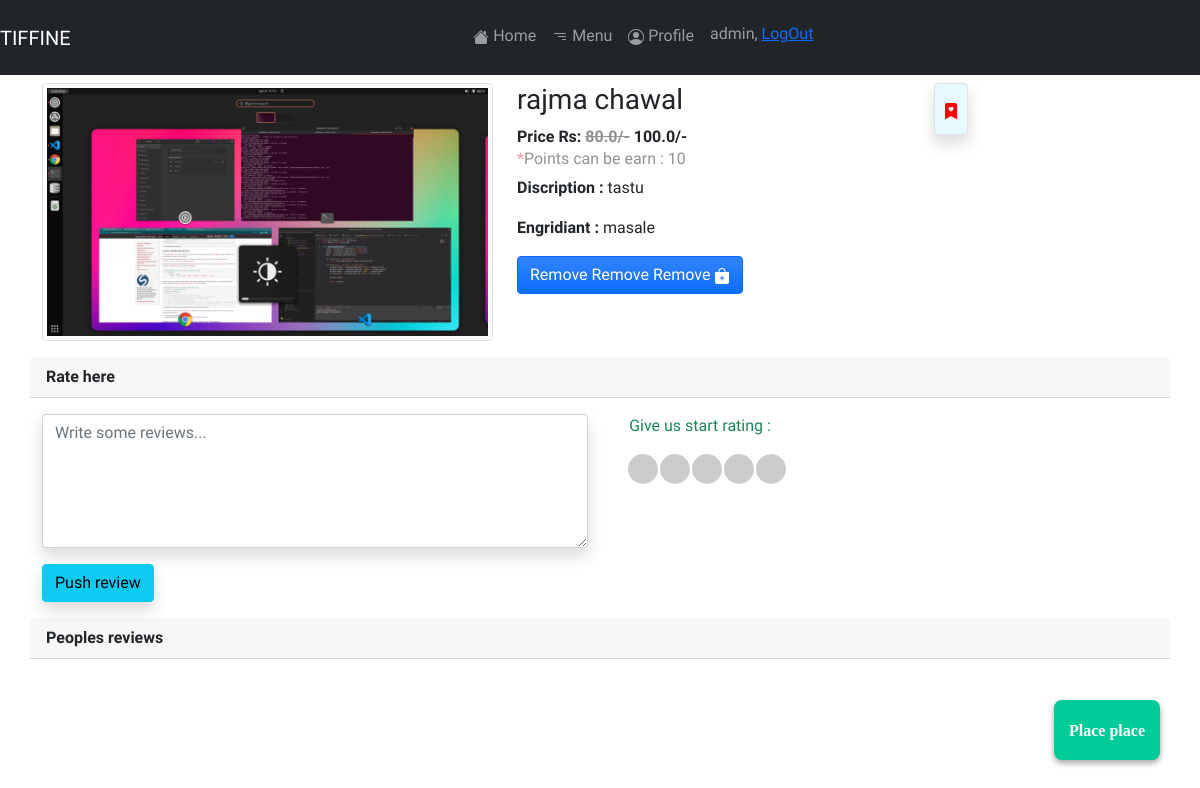
/order-deatial/1 (signed in), run on the app's committed database.
### tiffine_site/models.py (models this page shows, shortened)
class MainDishModel(models.Model):
    name = models.CharField(max_length=100)
    deatil = models.CharField(max_length=255)
    price = models.FloatField()
    discounted = models.FloatField()
    availablity = models.BooleanField(default=True)
    image = models.ImageField(upload_to='pictures')
    ingredients = models.CharField(max_length=255)
    type_of = models.CharField(choices=type_of, max_length=10, blank=True)

class AddToFevorate(models.Model):
    user = models.ForeignKey(
        User, related_name='user_fevorate', blank=True, null=True, on_delete=models.CASCADE)
    dish_name = models.ForeignKey(
        MainDishModel, related_name='dish_name', blank=True, null=True, on_delete=models.CASCADE)
    is_fav = models.BooleanField(default=False)

class Cart(models.Model):
    user = models.ForeignKey(User, on_delete=models.CASCADE)
    item = models.ForeignKey(MainDishModel, on_delete=models.CASCADE)

### tiffine_site/views.py (the view)
# urls.py: path('order-deatial/<int:pk>', OrderPlace.as_view(), name='deatail-view'),
class OrderPlace(View):
    def get(self, request, *args, **kwargs):
        dish_obj = MainDishModel.objects.get(pk=kwargs['pk'])
        favorite = AddToFevorate.objects.filter(user=request.user)
        rating_obj = CommentAndRating.objects.filter(pk=kwargs['pk'])
        is_cart = Cart.objects.filter(user=request.user)
        is_c = Cart.objects.filter(
            Q(user=request.user) & Q(item=dish_obj)).exists()
        print('=====> ', is_c)
        is_favorite = AddToFevorate.objects.filter(
            Q(user=request.user) & Q(dish_name=kwargs['pk'])).exists()
        context = {
            'dish_obj': dish_obj,
            'fav': favorite,
            'is_favorite': is_favorite,
            'rating_obj': rating_obj,
            'is_cart': is_cart,
            'is_c': is_c
        }
        template = 'deatail_view.html'
        return render(request, template_name=template, context=context)

### tiffine_site/templates/deatail_view.html (shortened to what this page needs)
{% extends 'base.html' %}
{% block content %}
{% load static %}
<link rel="stylesheet" href="{% static 'css/deatail_view.css' %}">
<link rel="stylesheet" href="https://cdnjs.cloudflare.com/ajax/libs/font-awesome/5.15.3/css/all.min.css"/>
<div class="container">
  <a href="{% url 'payment-checkout' %}" class="float">
    <i class="fa my-float">Place place</i>
    </a>
    <div class="product_detail mt-2">
        <div class="row">
            <div class="col-md-5 col-sm-10">
                <img src="{{ dish_obj.image.url }}" alt="" class="img-thumbnail materialboxed order-sm-2">
            </div>
            <div class="col-md-5 col-sm-10 order-sm-1">
                <h3>{{dish_obj.name}}
            <a class="float-end border rounded bg-info bg-opacity-10 shadow" id="fav-id">
              <div class="p-2">
                <svg
                  id="fav-icon"
                  xmlns="http://www.w3.org/2000/svg"
                  width="16"
                  {% for favotive in fav %}
                      {% if favotive.dish_name.id == dish_obj.id %}
                        fill="red"
                      {% endif %}
                      fir=""
                  {% endfor %}
                  height="16"
                  class="bi bi-bookmark-heart-fill"
                  viewBox="0 0 16 16">
                  <path
                    d="M2 15.5a.5.5 0 0 0 .74.439L8 13.069l5.26 2.87A.5.5 0 0 0 14 15.5V2a2 2 0 0 0-2-2H4a2 2 0 0 0-2 2v13.5zM8 4.41c1.387-1.425 4.854 1.07 0 4.277C3.146 5.48 6.613 2.986 8 4.412z"
                  />
                </svg>
              </div>
            </a>
                </h3>
                <strong>Price Rs: <span class="text-decoration-line-through opacity-50">{{dish_obj.discounted}}/-</span> {{dish_obj.price}}/-</strong>
                <h6 class="opacity-50"> <span class="text-danger">*</span>Points can be earn : 10</h6>
                <p><strong>Discription : </strong> {{dish_obj.deatil}}</p>
                <p><strong>Engridiant : </strong>{{dish_obj.ingredients}}</p>
                <a  class="btn btn-primary bg-gradient text-center" id="add-dabba">
                  {% if is_c == True %}
                    Remove
                    {% else %}
                    Add
                  {% endif %}
              </a>
            </div>
        </div>
        <div class="row">
          <strong class="card-header">Rate here</strong>
            <div class="col-md-6 col-sm-12 mt-3">
                <textarea class="form-control shadow" rows="5" id="comment" placeholder="Write some reviews..."></textarea>
            </div>
            <div class=" col-md-6 col-sm-12 mt-3 rating ">
              <p class="text-center text-success">Give us start rating : </p>
                <span><input type="radio" name="rating" id="str5" value="5"><label for="str5"></label></span>
                <span><input type="radio" name="rating" id="str4" value="4"><label for="str4"></label></span>
                <span><input type="radio" name="rating" id="str3" value="3"><label for="str3"></label></span>
                <span><input type="radio" name="rating" id="str2" value="2"><label for="str2"></label></span>
                <span><input type="radio" name="rating" id="str1" value="1"><label for="str1"></label></span>
            </div>
            <div class="row mt-3">
                <div class="d-flex col-md-6 col-sm-12 w-auto">
                  <button class="btn btn-info shadow" id="push-review">Push review</button>
                </div>
            </div>
        </div>
        <div class="row" >
            <strong class="card-header">Peoples reviews</strong>
        </div>
    </div>
</div>
{% endblock %}

### tiffine_site/templates/base.html (shortened to what this page needs)
<!DOCTYPE html>
<html lang="en">
<head>
    <link href="node_modules/froala-editor/css/froala_editor.pkgd.min.css" rel="stylesheet" type="text/css" /><script type="text/javascript" src="node_modules/froala-editor/js/froala_editor.pkgd.min.js"></script>
    {% load static %}
    <link rel="stylesheet" href="{% static 'css/base.css' %}">
    <link href="https://cdn.jsdelivr.net/npm/bootstrap@5.1.3/dist/css/bootstrap.min.css" rel="stylesheet">
    <link rel="stylesheet" href="https://cdnjs.cloudflare.com/ajax/libs/font-awesome/4.7.0/css/font-awesome.min.css">
</head>
<body>
    <header class = ''>
        <nav class = "navbar navbar-expand-sm navbar-dark bg-dark ">
            <div class=" justify-content-center ml-3">
                <a class="navbar-brand " href="#">TIFFINE</a>
            </div>
            <div class="collapse navbar-collapse" id="navmenuitem" >
                <ul class="navbar-nav m-auto p-2">
                    <li class="nav-item">
                        <a class="nav-link" href="{% url 'index' %}">
                             Home</a>
                    </li>
                    <li class="nav-item">
                        <a class="nav-link" href="{% url 'menu' %}">
                               Menu
                        </a>
                    </li>
                    {% if user.is_authenticated %}
                    <li class="nav-item">
                        <a class="nav-link" href="{% url 'user-profile'  %}">
                             Profile</a>
                    </li>
                    <li class="nav-item">
                        <h6 class="nav-link">{{ user.username }}, <a href="{% url 'logout_user' %}">LogOut</a></h6>
                    </li>
                    {% endif %}
                </ul>
            </div>
        </nav>
    </header>
    {% block content %}{% endblock %}
</body>
</html>

### tiffine_site/static/css/base.css (style rules this page uses)
* { font-family: "Arimo", sans-serif; }

### tiffine_site/static/css/deatail_view.css (style rules this page uses)
.rating { float: left; width: 200px; }
.rating span { float: right; position: relative; }
.rating span label { display: inline-block; width: 30px; height: 30px; text-align: center; color: #fff; background: #ccc; font-size: 30px; margin-right: 2px; line-height: 30px; border-radius: 50%; -webkit-border-radius: 50%; }
* { padding: 0; margin: 0; }
.float { position: fixed; height: 60px; bottom: 40px; right: 40px; background-color: #0c9; color: #fff; border-radius: 8px; padding-left: 15px; padding-right: 15px; text-align: center; box-shadow: 2px 2px 3px #999; box-shadow: 0 3px 6px rgba(0, 0, 0, 0.16), 0 3px 6px rgba(0, 0, 0, 0.23); transition: 0.3s; -webkit-tap-highlight-color: rgba(0, 0, 0, 0); }
.my-float { margin-top: 22px; }

### data on the page
MainDishModel: image (picture), name "rajma chawal", discounted "80.0", price "100.0", deatil "tastu", ingredients "masale"

### other printed values
{{ user.username }} "admin"
